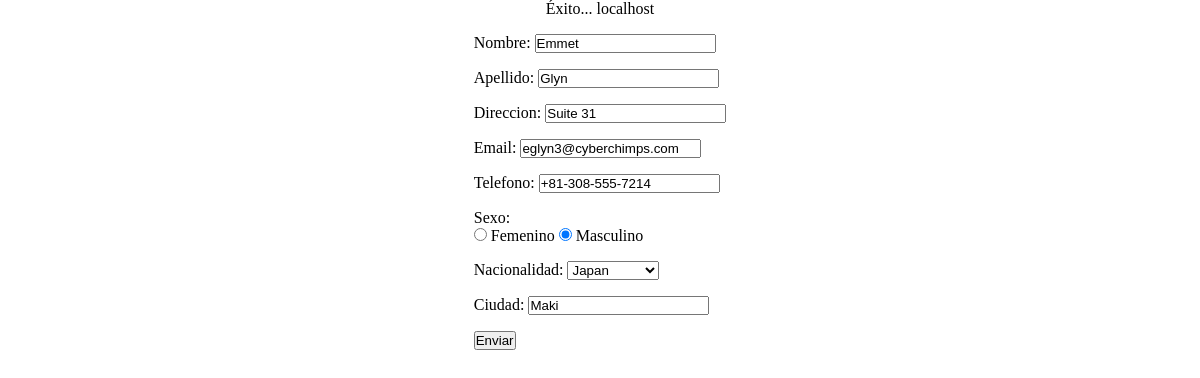
/modificar_formulario.php?mod=18235545, run on the app's committed database.
### tables this page shows
CREATE TABLE IF NOT EXISTS usuarios ( 
cedula INT(10) PRIMARY KEY NOT NULL, 
nombre VARCHAR(20) NOT NULL, 
apellido VARCHAR(20) NOT NULL, 
direccion VARCHAR(100) NOT NULL, 
email VARCHAR(30) NOT NULL, 
telefono VARCHAR(20) NOT NULL, 
sexo VARCHAR(2) NOT NULL, 
nacionalidad VARCHAR(20) NOT NULL, 
ciudad VARCHAR(20) NOT NULL 
);

### modificar_formulario.php (the view, shortened to what this page needs)
<?php include "./conexion.php"; ?>
<html>
<head>
<link rel="stylesheet" href="./style.css">
</head>
<body>
<?php
$sql = "SELECT * FROM usuarios WHERE cedula ='$_GET[mod]'"; $result = mysqli_query($link, $sql);
$row = mysqli_fetch_assoc($result);
?>
<form id="form1" name="form1" method="post"
action="modificar_logica.php">
<label for="textfield">Nombre: <input type="text" name="nombre" id="nombre" value="<?php print $row['nombre']; ?>" /></label> <label for="textfield2">Apellido: <input type="text" name="apellido" id="apellido" value="<?php print $row['apellido']; ?>" /></label> <label for="textfield3">Direccion: <input type="text"
name="direccion" id="direccion" value="<?php print $row['direccion']; ?>" /></label>
<label for="textfield3">Email: <input type="text" name="email" id="email" value="<?php print $row['email']; ?>" /></label> <label for="textfield3">Telefono: <input type="text" name="telefono" id="telefono" value="<?php print $row['telefono']; ?>" /></label> <legend>Sexo:</legend>
<?php if ($row['sexo'] == 'F') { ?>
<input type="radio" name="sexo" value="F" id="F" checked="checked" />
<?php } else { ?> <input type="radio" name="sexo" value="F" id="F" /><?php } ?>
<label for="F">Femenino</label>
<?php if ($row['sexo'] == 'M') { ?>
<input type="radio" name="sexo" value="M" id="M" checked="checked" />
<?php } else { ?> <input type="radio" name="sexo" value="M" id="M" /><?php } ?>
<label for="M">Masculino</label>
<label for="select">Nacionalidad:
<select name="nacionalidad" id="nacionalidad">
<option value="<?php print $row['nacionalidad']; ?>"><?php print $row['nacionalidad']; ?></option>
</select>
</label>
<label for="textfield3">Ciudad: <input type="text" name="ciudad" id="ciudad" value="<?php print $row['ciudad']; ?>" /></label> <input type="hidden" name="oculto" id="oculto" value="<?php print $row['cedula']; ?>" />
<input type="submit" name="submit" id="submit" value="Enviar"> </form>
</body>
</html>

### style.css (style rules this page uses)
* { margin: 0; padding: 0; box-sizing: border-box; }
body { display: flex; flex-direction: column; align-items: center; }
label { display: block; margin: 1rem 0; }
label[for="M"], label[for="F"] { display: inline; }

### data on the page
usuarios: nombre "Emmet", apellido "Glyn", direccion "Suite 31", email "eglyn3@cyberchimps.com", telefono "+81-308-555-7214", nacionalidad "Japan", ciudad "Maki"

### other printed values
mysqli_get_host_info($link) "localhost"
